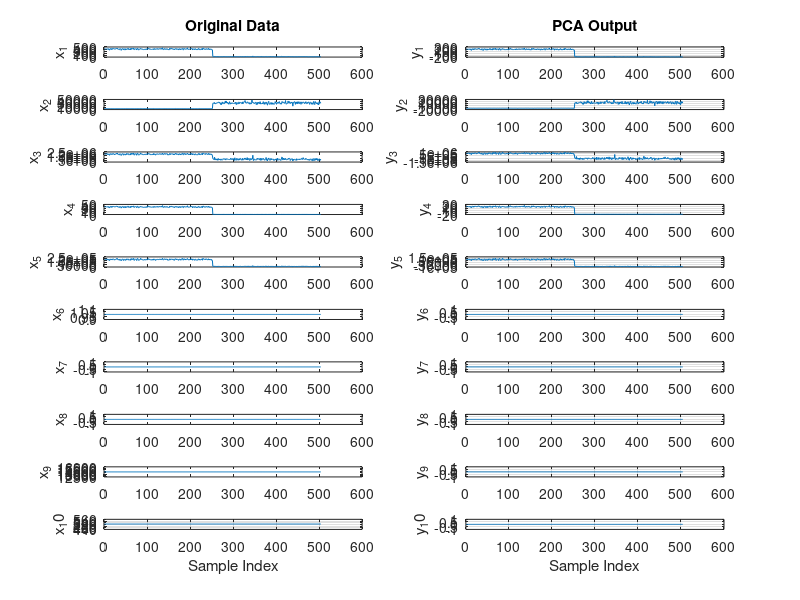

Source code (MATLAB): (Note: this script raises an error after producing the figure.)
%%%%%%%%%%%%%%%%%%%%%%%%%%%%%%%%%%%%%%%%%%%%%%%%%%%%%%%%%%%%%%%%%%%%%%%%%%%%%%%%%%%%%%
%UDP flood - PCA only as previous work
%
%
%Author : 
%Date Created : 
%%%%%%%%%%%%%%%%%%%%%%%%%%%%%%%%%%%%%%%%%%%%%%%%%%%%%%%%%%%%%%%%%%%%%%%%%%%%%%%%%%%%%%
clear all;%#ok
close all;
clc


%Load the saved feature dataset 
load('udp_Feat.mat');

%%
%Calculate PCA
[pc,score,ev] = pca(X);
PCA_out = score*pc';

%Remove redundant information - eigen values are less or equal to zero
j=1;
for ii=1:size(PCA_out,2)
    if(sum(PCA_out(:,ii))==0)
%         disp('All zeros');
    else
        nwPCA(:,j)=PCA_out(:,ii);
        j=j+1;
    end  
end

%%
%Create attkmatrix
N=size(PCA_out,1);
S1={};
attkmatrx =zeros(2,N);

for ii=1:N
    if(PCA_out(ii,4)<1)
        S1{ii}='Normal';%#ok
        attkmatrx(1,ii)=1;
    else
        S1{ii}='Attack';%#ok
        attkmatrx(2,ii)=1;
    end
end

indx=randperm(N,7);
temp=attkmatrx(indx);
attkmatrx(indx) =~temp;

%%
%Plotting Inputs vs reduced PCA output
D = size(X,2);
for d=1:D
    % Original Data
    subplot(D,2,2*d-1);
    plot(X(:,d));
    ylabel(['x_' num2str(d)]);
    if d==D
        xlabel('Sample Index');
    end
    if d==1
        title('Original Data');
    end 
end

grid on;
D1 = size(PCA_out,2);
for d1=1:D1
   % Transformed Data
    subplot(D1,2,2*d1);
    plot(PCA_out(:,d1));
    ylabel(['y_' num2str(d1)]);
    if d1==D1
        xlabel('Sample Index');
    end
    if d1==1
        title('PCA Output');
    end
    grid on;  
end

%%
S2={};
for ii=1:N
    if(attkmatrx(1,ii)==1)
        S2{ii}='Normal';
    else
        S2{ii}='Attack';
    end
end

%%
% Classification using FeedForward Networks
input=nwPCA';
t=attkmatrx;

% Create a Pattern Recognition Network
trainFcn = 'trainscg';
hiddenLayerSize = 10;
net = patternnet(hiddenLayerSize);

% Set up Division of Data for Training, Validation, Testing
net.divideParam.trainRatio = 70/100;
net.divideParam.valRatio = 15/100;
net.divideParam.testRatio = 15/100;

% Train the Network
[net,tr] = train(net,input,t);

% Test the Network
testX = input;
testT = t;

testY = net(testX);

%Plotting
figure
plotconfusion(testT,testY);
figure
plotroc(testT,testY);

%Plot Errors
errors=testT-testY;
E=abs(errors(1,:));
figure;
plot([1:length(E)],E);%#ok
xlabel('Instances');
ylabel('Errors=target-outputs');
title('Errors Plot');


%%
%Metrics Calculation
% Actual | Neg | True Neg  | False Pos |
%        | Pos | False Neg | True Pos  |

[c,cm,ind,per] = confusion(testT,testY);

TP = cm(2,2);
TN = cm(1,1);
FP = cm(1,2);
FN = cm(2,1);

Precision = (TP / (TP + FP))*100;
Accuracy = ((TP+TN)/(TP+TN+FP+FN))*100;
Sensitivity = (TP/(TP+FN))*100;
Specificity = (TN/(FP+TN))*100;
Fscore = ((2*TP)/(2*TP+FP+FN))*100;
FallOut = ( FP /(FP + TN))*100;               %False POsitive Rate
NPV = (TN / (TN + FN))*100;                   %NEgaitve Predictive Value

ID_Met = [Precision;Accuracy;Sensitivity;Specificity;Fscore;FallOut;NPV];

%%
%Plot the attack and normal traffic with reduced dataset
figure;
plot([1:N],input(1,:));%#ok
xlabel('Sample Index');
ylabel('Traffic Fitness');
title('Traffic Data');

%%
%INtrusion Prevention System
Xips={};

%Reconstruct the IP and feature with class table for user 
for ii=1:N
    Xips{ii,1}=myStr(ii).SrcIP;%#ok
    Xips{ii,2}=myStr(ii).DstIP;%#ok
    Xips{ii,3}=input(ii);%#ok
    Xips{ii,4}=S2{ii};%#ok
end

%Filter the system and white list the attack IP sources
%Filter target
filt_tgt = zeros(2,N);
for ii=1:N
    if(strcmp(Xips{ii,4},'Normal'))
        filt_tgt(1,ii)=1;
    else
        filt_tgt(2,ii)=1; 
    end
end

indx1=randperm(N,8);
temp1=filt_tgt(indx1);
filt_tgt(indx1) = ~temp1;

input1=input;
tgt=filt_tgt;

% Create a Pattern Recognition Network
hiddenLayerSize = 10;
net1 = patternnet(hiddenLayerSize);

% Set up Division of Data for Training, Validation, Testing
net1.divideParam.trainRatio = 70/100;
net1.divideParam.valRatio = 15/100;
net1.divideParam.testRatio = 15/100;

% Train the Network
[net1,tr1] = train(net1,input1,tgt);

% Test the Network
outputs_ips = net1(input);

%Plotting - IPS
figure
plotconfusion(tgt,outputs_ips);
figure
plotroc(tgt,outputs_ips);

%Metrics for IPS

[c1,cm1,ind1,per1] = confusion(tgt,outputs_ips);

TP1 = cm1(2,2);
TN1 = cm1(1,1);
FP1 = cm1(1,2);
FN1 = cm1(2,1);

Precision1 = (TP1 / (TP1 + FP1))*100;
Accuracy1 = ((TP1+TN1)/(TP1+TN1+FP1+FN1))*100;
Sensitivity1 = (TP1/(TP1+FN1))*100;
Specificity1 = (TN1/(FP1+TN1))*100;
Fscore1 = ((2*TP1)/(2*TP1+FP1+FN1))*100;
FallOut1 = ( FP1 /(FP1 + TN1))*100;               %False POsitive Rate
NPV1 = (TN1 / (TN1 + FN1))*100; 

IP_Met = [Precision1;Accuracy1;Sensitivity1;Specificity1;Fscore1;FallOut1;NPV1];

%%
%Save the Black Listed SourceIP Addresses to the cloud
blist={};j=1;
for ii=1:N
    if(strcmp(Xips{ii,4},'Attack'))
        blist{j}=Xips{ii,1};%#ok
        j=j+1;
    end
end
 
[nrows, ncols]=size(blist);
%Write the blacklist to a txt file
fid1=fopen('C:\apachetomcat9\webapps\TestDoc\BlackList.xls','w');
for col=1:ncols
    fprintf(fid1,'%s\n',blist{1,col});
end
fclose(fid1);

%Save to Cloud
blacklisttoCloud()
